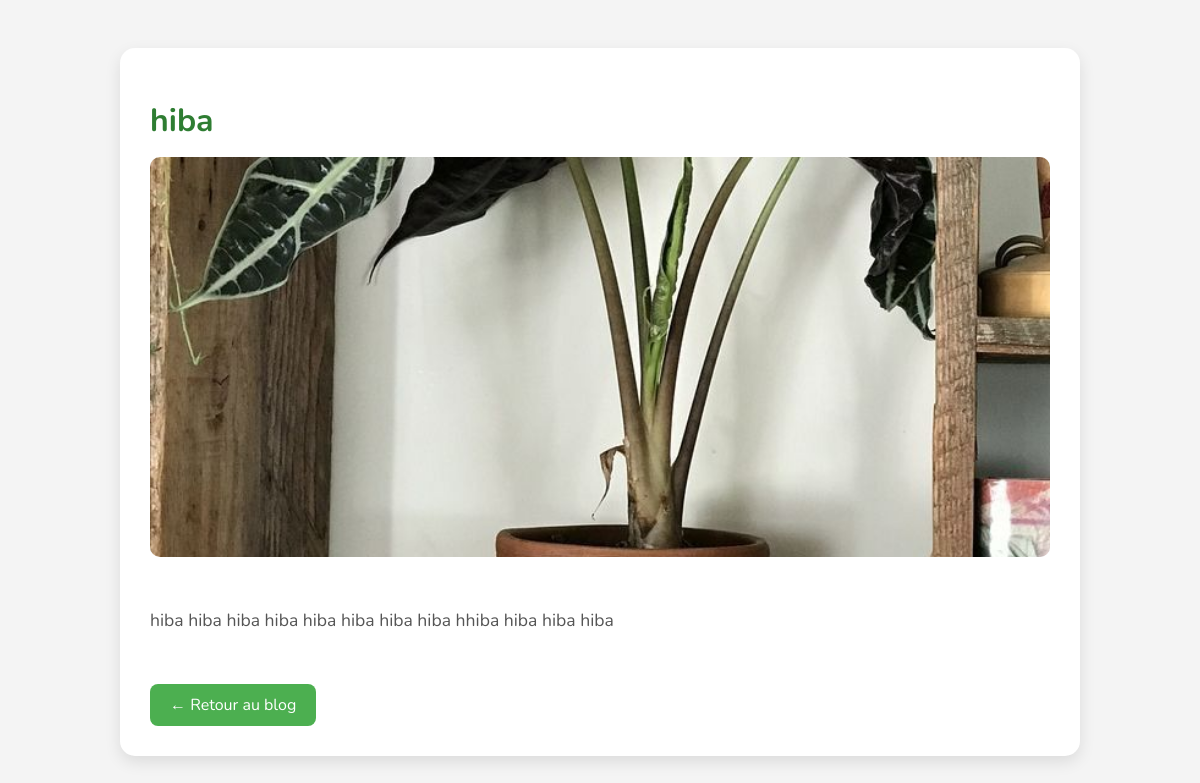
Page /details_blog.php?id=3 on the committed database.
### tables this page shows
CREATE TABLE `blog` (
  `id` int(11) NOT NULL,
  `name` varchar(255) NOT NULL,
  `text` text NOT NULL,
  `image` varchar(255) NOT NULL,
  `created_at` timestamp NOT NULL DEFAULT current_timestamp()
);

### details_blog.php (the view, shortened to what this page needs)
<?php
$conn = new mysqli('localhost', 'root', '', 'machtala');
$id = intval($_GET['id']);
$stmt = $conn->prepare("SELECT * FROM blog WHERE id = ?");
$stmt->bind_param("i", $id);
$stmt->execute();
$result = $stmt->get_result();
$blog = $result->fetch_assoc();
?>
<!DOCTYPE html>
<html lang="fr">
<head>
</head>
<body>
<div class="container">
    <h1><?php echo htmlspecialchars($blog['name']); ?></h1>
    <img src="img/<?php echo htmlspecialchars($blog['image']); ?>" alt="Blog Image">
    <p><?php echo nl2br(htmlspecialchars($blog['text'])); ?></p>
    <a class="back-btn" href="blogM.php">← Retour au blog</a>
</div>
</body>
</html>

### details_blog.php (style rules this page uses)
body { font-family: 'Nunito', sans-serif; background-color: #f4f4f4; padding: 40px 20px; color: #333; }
.container { max-width: 900px; margin: auto; background: white; border-radius: 15px; padding: 30px; box-shadow: 0 6px 16px rgba(0,0,0,0.1); }
.container img { width: 100%; max-height: 400px; object-fit: cover; border-radius: 10px; margin-bottom: 25px; }
h1 { margin-bottom: 15px; color: #2e7d32; }
p { font-size: 1.1rem; line-height: 1.7; color: #555; }
.back-btn { display: inline-block; margin-top: 30px; text-decoration: none; color: white; background-color: #4caf50; padding: 10px 20px; border-radius: 8px; transition: background 0.3s; }

### rows in the picture
blog: name "hiba", image (picture), text "hiba hiba hiba hiba hiba hiba hiba hiba hhiba hiba hiba hiba"
